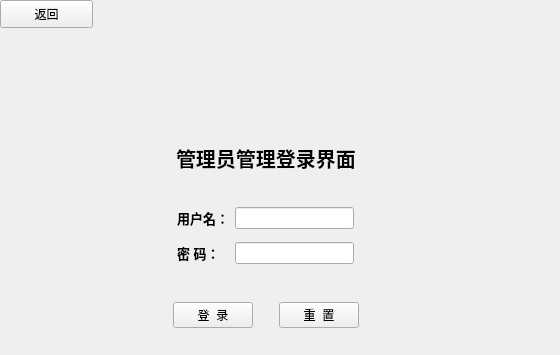
<?xml version="1.0" encoding="UTF-8"?>
<ui version="4.0">
 <class>Adminlogin</class>
 <widget class="QWidget" name="Adminlogin">
  <property name="geometry">
   <rect>
    <x>0</x>
    <y>0</y>
    <width>560</width>
    <height>355</height>
   </rect>
  </property>
  <property name="windowTitle">
   <string>Form</string>
  </property>
  <widget class="QWidget" name="layoutWidget">
   <property name="geometry">
    <rect>
     <x>0</x>
     <y>140</y>
     <width>531</width>
     <height>36</height>
    </rect>
   </property>
   <layout class="QHBoxLayout" name="horizontalLayout_2">
    <item>
     <spacer name="horizontalSpacer_3">
      <property name="orientation">
       <enum>Qt::Horizontal</enum>
      </property>
      <property name="sizeHint" stdset="0">
       <size>
        <width>40</width>
        <height>20</height>
       </size>
      </property>
     </spacer>
    </item>
    <item>
     <widget class="QLabel" name="lb_login">
      <property name="font">
       <font>
        <family>Cambria</family>
        <pointsize>15</pointsize>
       </font>
      </property>
      <property name="text">
       <string>&lt;html&gt;&lt;head/&gt;&lt;body&gt;&lt;p&gt;&lt;span style=&quot; font-weight:600;&quot;&gt;管理员管理登录界面&lt;/span&gt;&lt;/p&gt;&lt;/body&gt;&lt;/html&gt;</string>
      </property>
     </widget>
    </item>
    <item>
     <spacer name="horizontalSpacer_4">
      <property name="orientation">
       <enum>Qt::Horizontal</enum>
      </property>
      <property name="sizeHint" stdset="0">
       <size>
        <width>40</width>
        <height>20</height>
       </size>
      </property>
     </spacer>
    </item>
   </layout>
  </widget>
  <widget class="QWidget" name="widget" native="true">
   <property name="geometry">
    <rect>
     <x>0</x>
     <y>40</y>
     <width>531</width>
     <height>101</height>
    </rect>
   </property>
   <widget class="QWidget" name="layoutWidget_2">
    <property name="geometry">
     <rect>
      <x>5</x>
      <y>0</y>
      <width>531</width>
      <height>102</height>
     </rect>
    </property>
    <layout class="QHBoxLayout" name="horizontalLayout">
     <item>
      <spacer name="horizontalSpacer">
       <property name="orientation">
        <enum>Qt::Horizontal</enum>
       </property>
       <property name="sizeHint" stdset="0">
        <size>
         <width>40</width>
         <height>20</height>
        </size>
       </property>
      </spacer>
     </item>
     <item>
      <widget class="QLabel" name="label">
       <property name="maximumSize">
        <size>
         <width>400</width>
         <height>100</height>
        </size>
       </property>
       <property name="text">
        <string/>
       </property>
       <property name="pixmap">
        <pixmap>C:/Users/HAIHO/ATSystem/ATSystem/Images/log.png</pixmap>
       </property>
       <property name="scaledContents">
        <bool>true</bool>
       </property>
      </widget>
     </item>
     <item>
      <spacer name="horizontalSpacer_2">
       <property name="orientation">
        <enum>Qt::Horizontal</enum>
       </property>
       <property name="sizeHint" stdset="0">
        <size>
         <width>40</width>
         <height>20</height>
        </size>
       </property>
      </spacer>
     </item>
    </layout>
   </widget>
  </widget>
  <widget class="QWidget" name="layoutWidget_3">
   <property name="geometry">
    <rect>
     <x>0</x>
     <y>300</y>
     <width>531</width>
     <height>30</height>
    </rect>
   </property>
   <layout class="QHBoxLayout" name="horizontalLayout_4">
    <item>
     <spacer name="horizontalSpacer_7">
      <property name="orientation">
       <enum>Qt::Horizontal</enum>
      </property>
      <property name="sizeHint" stdset="0">
       <size>
        <width>40</width>
        <height>20</height>
       </size>
      </property>
     </spacer>
    </item>
    <item>
     <widget class="QPushButton" name="ptn_login">
      <property name="text">
       <string>登  录</string>
      </property>
     </widget>
    </item>
    <item>
     <spacer name="horizontalSpacer_9">
      <property name="orientation">
       <enum>Qt::Horizontal</enum>
      </property>
      <property name="sizeType">
       <enum>QSizePolicy::Fixed</enum>
      </property>
      <property name="sizeHint" stdset="0">
       <size>
        <width>20</width>
        <height>20</height>
       </size>
      </property>
     </spacer>
    </item>
    <item>
     <widget class="QPushButton" name="ptn_reset">
      <property name="text">
       <string>重  置</string>
      </property>
     </widget>
    </item>
    <item>
     <spacer name="horizontalSpacer_8">
      <property name="orientation">
       <enum>Qt::Horizontal</enum>
      </property>
      <property name="sizeHint" stdset="0">
       <size>
        <width>40</width>
        <height>20</height>
       </size>
      </property>
     </spacer>
    </item>
   </layout>
  </widget>
  <widget class="QWidget" name="layoutWidget_4">
   <property name="geometry">
    <rect>
     <x>0</x>
     <y>200</y>
     <width>531</width>
     <height>71</height>
    </rect>
   </property>
   <layout class="QHBoxLayout" name="horizontalLayout_3">
    <item>
     <spacer name="horizontalSpacer_5">
      <property name="orientation">
       <enum>Qt::Horizontal</enum>
      </property>
      <property name="sizeHint" stdset="0">
       <size>
        <width>40</width>
        <height>20</height>
       </size>
      </property>
     </spacer>
    </item>
    <item>
     <layout class="QGridLayout" name="gridLayout">
      <item row="0" column="0">
       <widget class="QLabel" name="lb_user">
        <property name="font">
         <font>
          <pointsize>10</pointsize>
         </font>
        </property>
        <property name="text">
         <string>&lt;html&gt;&lt;head/&gt;&lt;body&gt;&lt;p&gt;&lt;span style=&quot; font-weight:600;&quot;&gt;用户名：&lt;/span&gt;&lt;/p&gt;&lt;/body&gt;&lt;/html&gt;</string>
        </property>
       </widget>
      </item>
      <item row="0" column="1">
       <widget class="QLineEdit" name="user"/>
      </item>
      <item row="1" column="0">
       <widget class="QLabel" name="lb_pwd">
        <property name="font">
         <font>
          <pointsize>10</pointsize>
         </font>
        </property>
        <property name="text">
         <string>&lt;html&gt;&lt;head/&gt;&lt;body&gt;&lt;p&gt;&lt;span style=&quot; font-weight:600;&quot;&gt;密    码：&lt;/span&gt;&lt;/p&gt;&lt;/body&gt;&lt;/html&gt;</string>
        </property>
       </widget>
      </item>
      <item row="1" column="1">
       <widget class="QLineEdit" name="pwd"/>
      </item>
     </layout>
    </item>
    <item>
     <spacer name="horizontalSpacer_6">
      <property name="orientation">
       <enum>Qt::Horizontal</enum>
      </property>
      <property name="sizeHint" stdset="0">
       <size>
        <width>40</width>
        <height>20</height>
       </size>
      </property>
     </spacer>
    </item>
   </layout>
  </widget>
  <widget class="QPushButton" name="alogback">
   <property name="geometry">
    <rect>
     <x>0</x>
     <y>0</y>
     <width>93</width>
     <height>28</height>
    </rect>
   </property>
   <property name="text">
    <string>返回</string>
   </property>
  </widget>
 </widget>
 <resources/>
 <connections/>
</ui>
